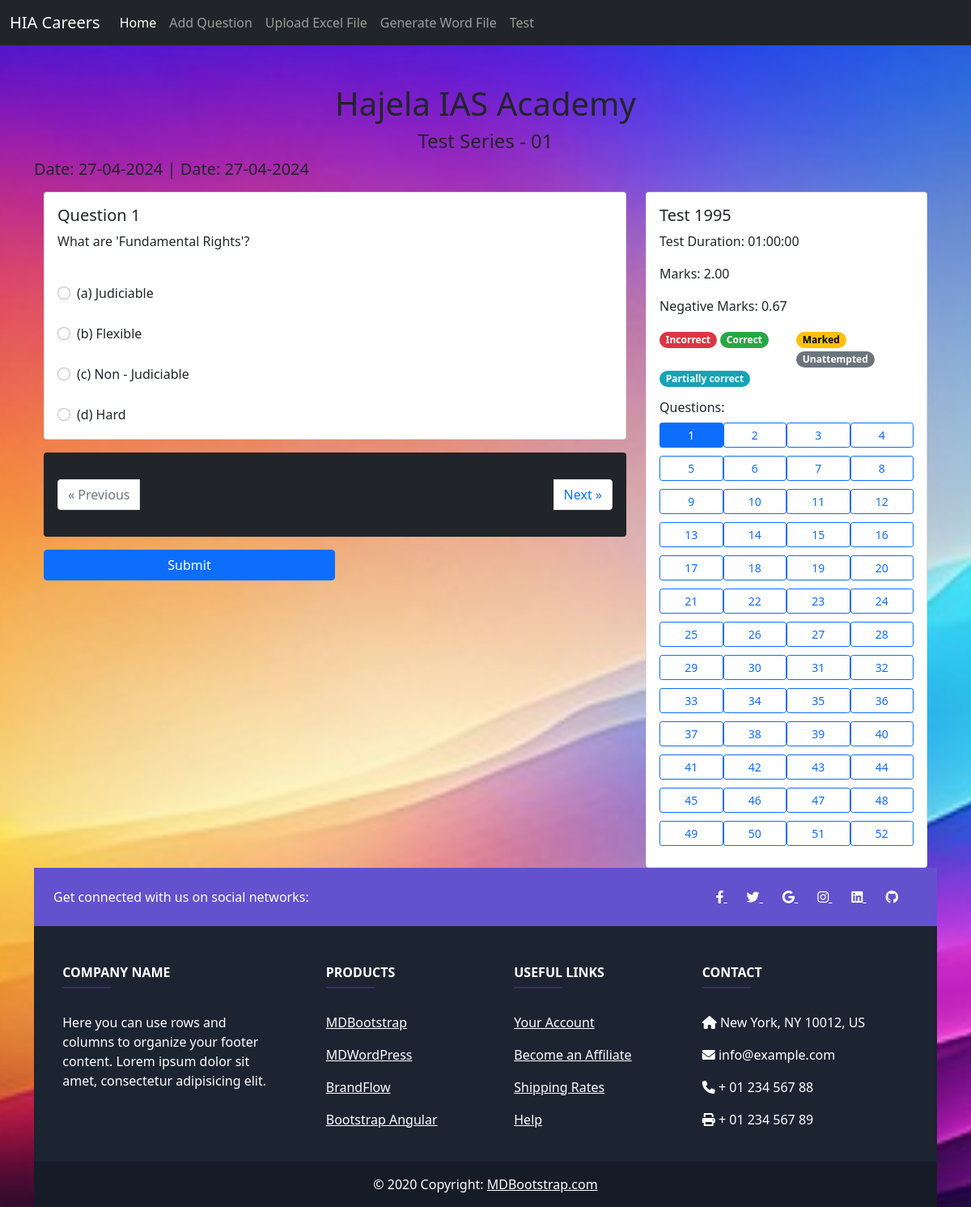
The page /sheetal-module/questions/1/ on the database as committed earlier.
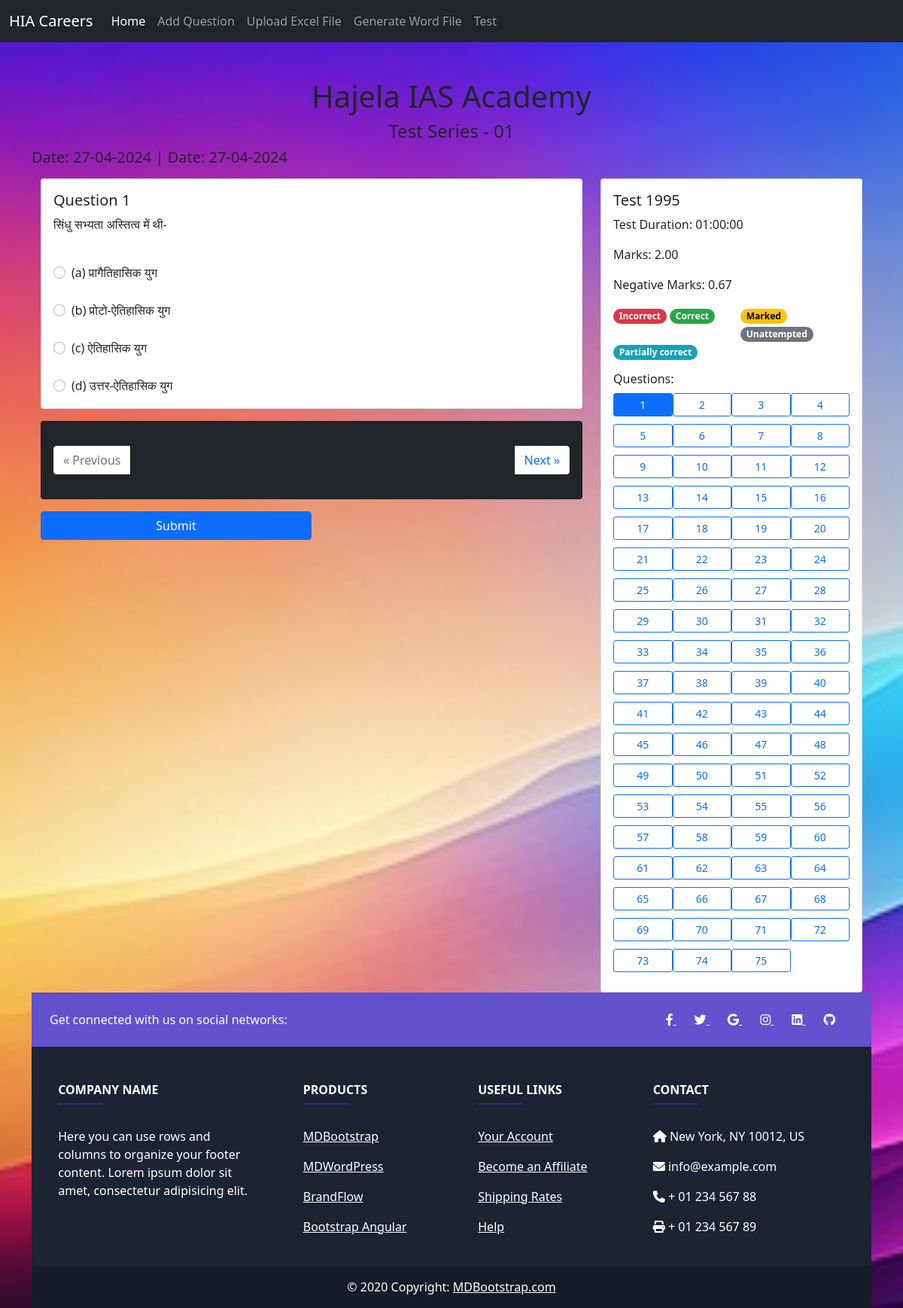
The same page on the database as committed later.
### question_module/models.py (models this page shows, shortened)
class Question(models.Model):
    question_no = models.IntegerField(default='')
    question_text = models.TextField(default='')
    year = models.CharField(max_length=10,null=True, blank=True, default='')
    assertion = models.TextField(null=True, blank=True, default='')
    reason = models.TextField(null=True, blank=True, default='')
    list_i_heading = models.CharField(max_length=100, null=True, blank=True, default='')
    list_ii_heading = models.CharField(max_length=100, null=True, blank=True, default='')
    list_i_option_a = models.CharField(max_length=100, null=True, blank=True, default='')
    list_i_option_b = models.CharField(max_length=100, null=True, blank=True, default='')
    list_i_option_c = models.CharField(max_length=100, null=True, blank=True, default='')
    list_i_option_d = models.CharField(max_length=100, null=True, blank=True, default='')
    list_i_option_e = models.CharField(max_length=100, null=True, blank=True, default='')
    list_i_option_f = models.CharField(max_length=100, null=True, blank=True, default='')
    list_i_option_g = models.CharField(max_length=100, null=True, blank=True, default='')
    list_i_option_h = models.CharField(max_length=100, null=True, blank=True, default='')
    list_ii_option_1 = models.CharField(max_length=100, null=True, blank=True, default='')
    list_ii_option_2 = models.CharField(max_length=100, null=True, blank=True, default='')
    list_ii_option_3 = models.CharField(max_length=100, null=True, blank=True, default='')
    list_ii_option_4 = models.CharField(max_length=100, null=True, blank=True, default='')
    list_ii_option_5 = models.CharField(max_length=100, null=True, blank=True, default='')
    option_a = models.CharField(max_length=100, null=True, blank=True, default='')
    option_b = models.CharField(max_length=100, null=True, blank=True, default='')
    option_c = models.CharField(max_length=100, null=True, blank=True, default='')
    option_d = models.CharField(max_length=100, null=True, blank=True, default='')
    option_e = models.CharField(max_length=100, null=True, blank=True, default='')
    list_i_selection_text = models.TextField(null=True, blank=True, default='')
    correct_answer_option = models.CharField(max_length=1, default='')
    correct_answer_description = models.TextField(null=True, blank=True, default='')
    question_type = models.CharField(max_length=50, default='multiple_choice')
    marks = models.DecimalField(max_digits=5, decimal_places=2, default=4)
    negative_marks = models.DecimalField(max_digits=5, decimal_places=2, default=1.33)
    image = models.ImageField(upload_to="questions_images", null = True, blank = True)
    table_head_a = models.CharField(max_length=100, null=True, blank=True)
    table_head_b = models.CharField(max_length=100, null=True, blank=True)
    table_head_c = models.CharField(max_length=100, null=True, blank=True)
    table_head_d = models.CharField(max_length=100, null=True, blank=True)
    head_a_data1 = models.CharField(max_length=100, null=True, blank=True)
    head_a_data2 = models.CharField(max_length=100, null=True, blank=True)
    head_a_data3 = models.CharField(max_length=100, null=True, blank=True)
    head_a_data4 = models.CharField(max_length=100, null=True, blank=True)
    head_b_data1 = models.CharField(max_length=100, null=True, blank=True)
    head_b_data2 = models.CharField(max_length=100, null=True, blank=True)
    head_b_data3 = models.CharField(max_length=100, null=True, blank=True)
    head_b_data4 = models.CharField(max_length=100, null=True, blank=True)
    head_c_data1 = models.CharField(max_length=100, null=True, blank=True)
    head_c_data2 = models.CharField(max_length=100, null=True, blank=True)
    head_c_data3 = models.CharField(max_length=100, null=True, blank=True)
    head_c_data4 = models.CharField(max_length=100, null=True, blank=True)
    head_d_data1 = models.CharField(max_length=100, null=True, blank=True)
    head_d_data2 = models.CharField(max_length=100, null=True, blank=True)
    head_d_data3 = models.CharField(max_length=100, null=True, blank=True)
    head_d_data4 = models.CharField(max_length=100, null=True, blank=True)
    area = models.CharField(max_length=100, null=True, blank=True)
    topic = models.CharField(max_length=100, null=True, blank=True)
    level_of_defficulty = models.ForeignKey(DefficultyLevel, on_delete=models.CASCADE, null=True, default=2)
    def get_options(self):
        options = [self.option_a, self.option_b, self.option_c, self.option_d, self.option_e]
        return [opt for opt in options if opt]  # This filters out None or empty string options

### sheetal_module/views.py (the view)
# urls.py: path('questions/<int:question_no>/', question_detail, name='question-detail'),
def question_detail(request, question_no):
    question = get_object_or_404(Question, question_no=question_no)
    all_questions = Question.objects.all().order_by('question_no')
    try:
        previous_question = Question.objects.filter(question_no__lt=question.question_no).order_by('-question_no').first()
        next_question = Question.objects.filter(question_no__gt=question.question_no).order_by('question_no').first()
    except Question.DoesNotExist:
        previous_question = None
        next_question = None
    context = {
        'question': question,
        'previous_question_no': previous_question.question_no if previous_question else None,
        'next_question_no': next_question.question_no if next_question else None,
        'all_questions': all_questions,
    }
    return render(request, 'sheetal_module/questions_display.html', context)

### templates/sheetal_module/questions_display.html (shortened to what this page needs)
{% extends "base.html" %}
{% block content %}
<h1 class="text-center"> Hajela IAS Academy </h1>
<h4 class="text-center mb-2"> Test Series - 01 </h4>
<div>
    <h5 class="text-right pr-3 text-dark"><span class="text-start"> Date: 27-04-2024</span> | Date: 27-04-2024</h5>
</div>
<div class="container mt-3">
  <div class="row">
    <div class="col-md-8">
      <div class="card">
        <div class="card-body">
          <h5 class="card-title">Question {{ question.question_no }}</h5>
          {% if question.question_text %}
          <p>{{ question.question_text|safe }}</p>
          {% endif %}
          <form>
           {% for option in question.get_options %}
              <div class="form-check">
                  <input class="form-check-input" type="radio" name="question" id="option{{ forloop.counter }}"
                        value="{{ option }}" onchange="saveChoice(this, {{ question.question_no }})">
                  <label class="form-check-label" for="option{{ forloop.counter }}">
                      {% if forloop.counter == 1 %}(a)
                      {% elif forloop.counter == 2 %}(b)
                      {% elif forloop.counter == 3 %}(c)
                      {% elif forloop.counter == 4 %}(d)
                      {% elif forloop.counter == 5 %}(e)
                      {% endif %} {{ option }}
                  </label>
              </div>
          {% endfor %}
          </form>
        </div>
      </div>
      <div class="card mt-3 bg-dark text-dark">
        <div class="card-body">
            <nav aria-label="Question navigation" class="my-3">
              <ul class="pagination justify-content-between">
                <li class="page-item {% if not previous_question_no %}disabled{% endif %}">
                  <a class="page-link" href="{% if previous_question_no %}{% url 'question-detail' previous_question_no %}{% else %}#{% endif %}" aria-label="Previous">
                    <span aria-hidden="true">&laquo; Previous</span>
                  </a>
                </li>
                <li class="page-item {% if not next_question_no %}disabled{% endif %}">
                  <a class="page-link" href="{% if next_question_no %}{% url 'question-detail' next_question_no %}{% else %}#{% endif %}" aria-label="Next">
                    <span aria-hidden="true">Next &raquo;</span>
                  </a>
                </li>
              </ul>
            </nav>
        </div>
      </div>
      <button type="button" onclick="submitChoices()" class="btn btn-primary mt-3 col-md-6 justify-content-center text-center">Submit</button>
    </div>
    <div class="col-md-4">
      <div class="card">
        <div class="card-body">
          <h5 class="card-title">Test {{ question.year }}</h5>
          <p>Test Duration: 01:00:00</p>
          <p>Marks: {{ question.marks }}</p>
          <p>Negative Marks: {{ question.negative_marks }}</p>
          <div class="row">
            <div class="col">
              <span class="badge rounded-pill" style="background-color: #dc3545; color: white;">
                 Incorrect
              </span>
              <span class="badge rounded-pill" style="background-color: #28a745; color: white;">
                 Correct
              </span>
            </div>
            <div class="col">
              <span class="badge rounded-pill" style="background-color: #ffc107; color: black;">
                 Marked
              </span>
              <span class="badge rounded-pill" style="background-color: #6c757d; color: white;">
                 Unattempted
              </span>
            </div>
          </div>
          <div class="row">
            <div class="col">
              <span class="badge rounded-pill" style="background-color: #17a2b8; color: white;">
                 Partially correct
              </span>
            </div>
          </div>
          <div class="mt-3">
            <h6>Questions:</h6>
            <div class="d-flex flex-wrap">
                {% for q in all_questions %}
                  <a id="question-btn-{{ q.question_no }}" href="{% url 'question-detail' q.question_no %}"
                     class="btn btn-outline-primary btn-sm question-link {% if q.question_no == question.question_no %}active{% endif %}"
                     style="flex: 0 0 25%; max-width: 25%;"
                     onclick="markQuestion({{ q.question_no }})">
                    {{ q.question_no }}
                  </a>
                {% endfor %}
            </div>
          </div>
        </div>
      </div>
    </div>
</div>
{% endblock %}

### templates/base.html (shortened to what this page needs)
{% load static %}
<!DOCTYPE html>
<html lang="en">
<head>
    <link rel="stylesheet" href="{% static 'assets/css/bootstrap.min.css' %}">
    <link rel="stylesheet" href="https://cdnjs.cloudflare.com/ajax/libs/font-awesome/6.0.0-beta3/css/all.min.css">
</head>
<body>
    <nav class="navbar navbar-expand-lg navbar-dark bg-dark">
        <div class="container-fluid">
            <a class="navbar-brand" href="/">HIA Careers</a>
            <div class="collapse navbar-collapse" id="navbarNav">
                <ul class="navbar-nav">
                    <li class="nav-item">
                        <a class="nav-link active" aria-current="page" href="/">Home</a>
                    </li>
                    <li class="nav-item">
                        <a class="nav-link" href="{% url "add_questions" %}">Add Question</a>
                    </li>
                    <li class="nav-item">
                        <a class="nav-link" href="{% url "upload_file_view" %}">Upload Excel File</a>
                    </li>
                    <li class="nav-item">
                        <a class="nav-link" href="{% url "view_generate_doc" %}">Generate Word File</a>
                    </li>
                    <li class="nav-item">
                        <a class="nav-link" href="{% url "question-detail" 1  %}">Test</a>
                    </li>
                </ul>
            </div>
        </div>
    </nav>
    <div class="container mt-5">
        {% block content %}{% endblock %}
    </div>
     <footer
     class="text-center text-lg-start text-white"
     style="background-color: #1c2331"
     >
        <section
            class="d-flex justify-content-between p-4"
            style="background-color: #6351ce"
            >
        <div class="me-5">
        <span>Get connected with us on social networks:</span>
        </div>
        <div>
        <a href="" class="text-white me-4">
            <i class="fab fa-facebook-f"></i>
        </a>
        <a href="" class="text-white me-4">
            <i class="fab fa-twitter"></i>
        </a>
        <a href="" class="text-white me-4">
            <i class="fab fa-google"></i>
        </a>
        <a href="" class="text-white me-4">
            <i class="fab fa-instagram"></i>
        </a>
        <a href="" class="text-white me-4">
            <i class="fab fa-linkedin"></i>
        </a>
        <a href="" class="text-white me-4">
            <i class="fab fa-github"></i>
        </a>
        </div>
        </section>
        <section class="">
        <div class="container text-center text-md-start mt-5">
        <div class="row mt-3">
            <div class="col-md-3 col-lg-4 col-xl-3 mx-auto mb-4">
            <h6 class="text-uppercase fw-bold">Company name</h6>
            <hr
                class="mb-4 mt-0 d-inline-block mx-auto"
                style="width: 60px; background-color: #7c4dff; height: 2px"
                />
            <p>
                Here you can use rows and columns to organize your footer
                content. Lorem ipsum dolor sit amet, consectetur adipisicing
                elit.
            </p>
            </div>
            <div class="col-md-2 col-lg-2 col-xl-2 mx-auto mb-4">
            <h6 class="text-uppercase fw-bold">Products</h6>
            <hr
                class="mb-4 mt-0 d-inline-block mx-auto"
                style="width: 60px; background-color: #7c4dff; height: 2px"
                />
            <p>
                <a href="#!" class="text-white">MDBootstrap</a>
            </p>
            <p>
                <a href="#!" class="text-white">MDWordPress</a>
            </p>
            <p>
                <a href="#!" class="text-white">BrandFlow</a>
            </p>
            <p>
                <a href="#!" class="text-white">Bootstrap Angular</a>
            </p>
            </div>
            <div class="col-md-3 col-lg-2 col-xl-2 mx-auto mb-4">
            <h6 class="text-uppercase fw-bold">Useful links</h6>
            <hr
                class="mb-4 mt-0 d-inline-block mx-auto"
                style="width: 60px; background-color: #7c4dff; height: 2px"
                />
            <p>
                <a href="#!" class="text-white">Your Account</a>
            </p>
            <p>
                <a href="#!" class="text-white">Become an Affiliate</a>
            </p>
            <p>
                <a href="#!" class="text-white">Shipping Rates</a>
            </p>
            <p>
                <a href="#!" class="text-white">Help</a>
            </p>
            </div>
            <div class="col-md-4 col-lg-3 col-xl-3 mx-auto mb-md-0 mb-4">
            <h6 class="text-uppercase fw-bold">Contact</h6>
            <hr
                class="mb-4 mt-0 d-inline-block mx-auto"
                style="width: 60px; background-color: #7c4dff; height: 2px"
                />
            <p><i class="fas fa-home mr-3"></i> New York, NY 10012, US</p>
            <p><i class="fas fa-envelope mr-3"></i> info@example.com</p>
            <p><i class="fas fa-phone mr-3"></i> + 01 234 567 88</p>
            <p><i class="fas fa-print mr-3"></i> + 01 234 567 89</p>
            </div>
        </div>
        </div>
        </section>
        <div
        class="text-center p-3"
        style="background-color: rgba(0, 0, 0, 0.2)"
        >
        © 2020 Copyright:
        <a class="text-white" href="https://mdbootstrap.com/"
        >MDBootstrap.com</a
        >
        </div>
    </footer>
</body>
</html>

### templates/sheetal_module/questions_display.html (style rules this page uses)
body { background-color: #ADD8E6; }
.question-link { flex: 0 0 25%; max-width: 25%; text-align: center; margin-bottom: 10px; }

Rows that differ between the two databases and show on the page:
removed Question: question_no "1", question_text "What are 'Fundamental Rights'?", get_options "Judiciable" "Flexible" "Non - Judiciable" "Hard", year "1995", marks "2.00", negative_marks "0.67"
added Question: question_no "1", question_text "सिंधु सभ्यता अस्तित्व में थी-", get_options "प्रागैतिहासिक युग" "प्रोटो-ऐतिहासिक युग" "ऐतिहासिक युग" "उत्तर-ऐतिहासिक युग", year "1995", marks "2.00", negative_marks "0.67"
added Question: question_no "53"
added Question: question_no "54"
added Question: question_no "55"
added Question: question_no "56"
added Question: question_no "57"
added Question: question_no "58"
added Question: question_no "59"
added Question: question_no "60"
added Question: question_no "61"
added Question: question_no "62"
added Question: question_no "63"
added Question: question_no "64"
added Question: question_no "65"
added Question: question_no "66"
added Question: question_no "67"
added Question: question_no "68"
added Question: question_no "69"
added Question: question_no "70"
added Question: question_no "71"
added Question: question_no "72"
added Question: question_no "73"
added Question: question_no "74"
added Question: question_no "75"
Other text that changed with them:
new list line: "☐ (a) प्रागैतिहासिक युग (a)"
new list line: "☐ (b) प्रोटो-ऐतिहासिक युग (b)"
new list line: "☐ (c) ऐतिहासिक युग (c)"
new list line: "☐ (d) उत्तर-ऐतिहासिक युग (d)"
list line gone: "☐ (a) Judiciable (a)"
list line gone: "☐ (b) Flexible (b)"
list line gone: "☐ (c) Non - Judiciable (c)"
list line gone: "☐ (d) Hard (d)"
